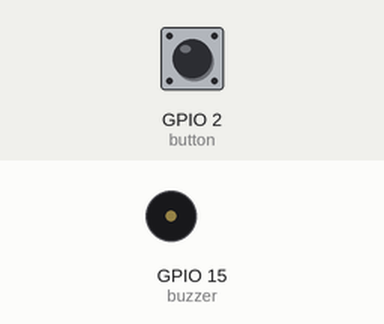
Simulated run of this program. Board: Raspberry Pi (BCM pin numbers). Shown: buzzer (waves = sounding, pin HIGH). The inputs (shaded band) are chosen by the test bench; at power-on: GPIO 2 (button) HIGH.

Above: at 1.2 s.
1.3 s: GPIO 2 (button) pulled LOW for 0.15 s
At 2.2 s:
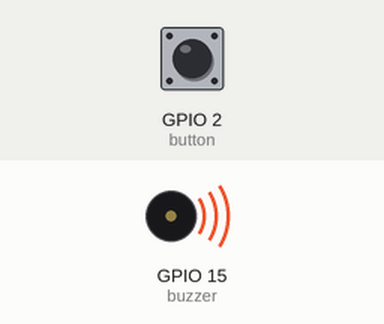
4.4 s: GPIO 2 (button) pulled LOW for 1 s
At 8.0 s:
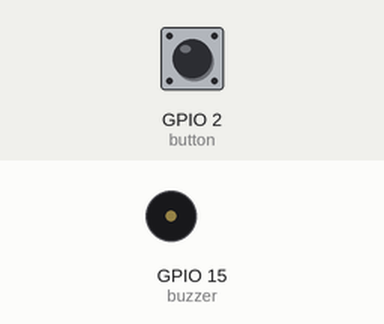
8.4 s: GPIO 2 (button) pulled LOW for 3.2 s
At 8.8 s:
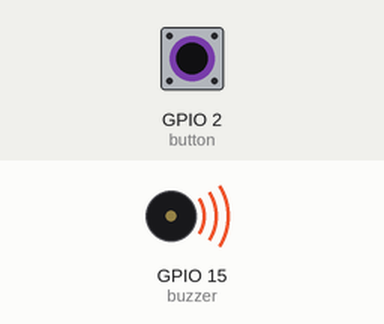
Timing chart, 0 to 15.9 s (numbered marks = the images above; inputs shaded):
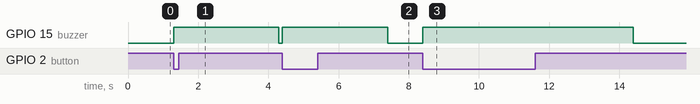

Measured:
- after the input at 1.3 s, GPIO 15 (buzzer): LOW → HIGH at once, → LOW 3.0 s later
- after the input at 4.4 s, GPIO 15 (buzzer): LOW → HIGH at once, → LOW 3.0 s later
- after the input at 8.4 s, GPIO 15 (buzzer): LOW → HIGH at once, → LOW 6.0 s later

The program:

button_Buzzer.py
```python
#!/usr/bin/env python3

from gpiozero import Buzzer, Button
from time import sleep

buzzer = Buzzer(15)
button = Button(2)

while True:
    button.wait_for_press()
    buzzer.on()
    sleep(3)
    buzzer.off()
```
